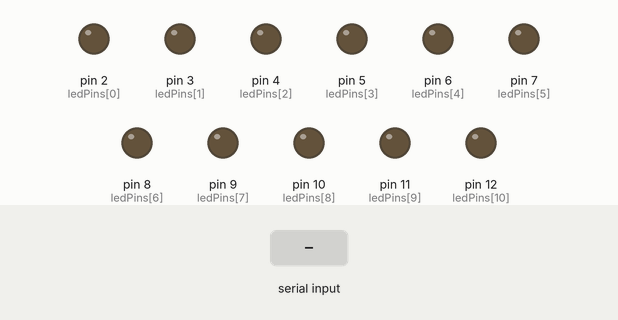
This sketch was run on a simulated Arduino Uno, built with avr-gcc and run on an emulated ATmega328P. Shown: output pins drawn as LEDs (lit = HIGH). The test bench sets the inputs (shaded band).

Above: at 1.2 s.
1.3 s: byte 30 received over Serial
At 2.1 s:
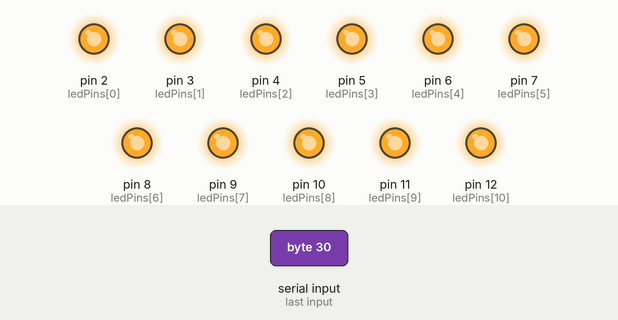
Timing chart, 0 to 4.3 s (numbered marks = the images above; inputs shaded):
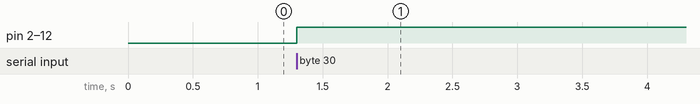

Measured:
- after the input at 1.3 s, pin 2 (ledPins[0]), pin 3 (ledPins[1]), pin 4 (ledPins[2]), pin 5 (ledPins[3]), pin 6 (ledPins[4]), pin 7 (ledPins[5]), pin 8 (ledPins[6]), pin 9 (ledPins[7]), pin 10 (ledPins[8]), pin 11 (ledPins[9]), pin 12 (ledPins[10]): LOW → HIGH at once

The sketch:

shift_light_arduino.ino
```cpp
const int ledPins[] = {2,3,4,5,6,7,8,9,10,11,12}; // LED pinlerin

void setup() {
  Serial.begin(115200);
  for (int i = 0; i < 11; i++) {
    pinMode(ledPins[i], OUTPUT);
  }
}

void loop() {
  if (Serial.available() > 0) {
    int level = Serial.read(); // Python'dan gelen 0-8 arası değer

    for (int i = 0; i<11 ; i++ ){
      if (i < level) {
        digitalWrite(ledPins[i], HIGH);
      } else {
        digitalWrite(ledPins[i], LOW);
      }
    }
  }
}
```
